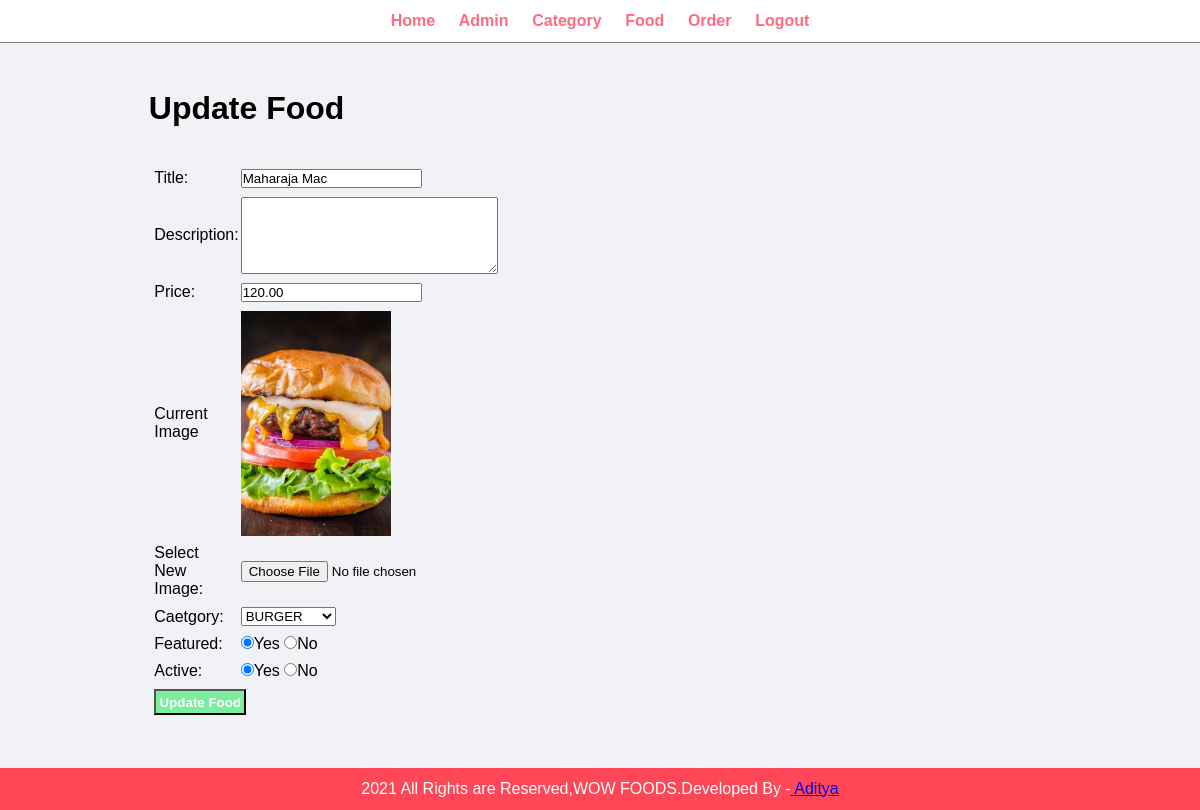
The page /admin/update-food.php?id=41 (signed in) on the database its author committed.
### tables this page shows
CREATE TABLE `tbl_food` (
  `id` int(10) UNSIGNED NOT NULL,
  `title` varchar(150) NOT NULL,
  `description` text NOT NULL,
  `price` decimal(10,2) NOT NULL,
  `image_name` varchar(225) NOT NULL,
  `category_id` int(10) UNSIGNED NOT NULL,
  `featured` varchar(10) NOT NULL,
  `active` varchar(10) NOT NULL
);

CREATE TABLE `tbl_categories` (
  `id` int(10) UNSIGNED NOT NULL,
  `title` varchar(100) NOT NULL,
  `image_name` varchar(255) NOT NULL,
  `featured` varchar(10) NOT NULL,
  `active` varchar(10) NOT NULL
);

### admin/update-food.php (the view, shortened to what this page needs)
<?php
include('partials/menu.php'); ?>
<?php
       if(isset($_GET['id']))
       {
         $id=$_GET['id'];
         $sql2="SELECT * FROM tbl_food WHERE id=$id";
         $res2=mysqli_query($conn, $sql2);
         $row2=mysqli_fetch_assoc($res2);
           $title = $row2['title'];
           $description = $row2['description'];
           $price = $row2['price'];
           $current_image=$row2['image_name'];
           $current_category=$row2['category_id'];
           $featured=$row2['featured'];
           $active=$row2['active'];
       }else{
           header('location:'.SITEURL.'admin/manage-food.php');
       }
   ?>
<div class="main-content">
    <div class="wrapper">
      <h1> Update Food</h1>
      <br><br>
      <form action="" method="POST" enctype="multipart/form-data">
      <table class="tbl-30">
        <tr>
            <td> Title: </td>
            <td>
              <input type="text" name="title" value="<?php echo $title ;?>">
            </td>
        </tr>
         <tr>
            <td> Description: </td>
            <td>
              <textarea name="description" cols="30" rows="5" ><?php echo $description; ?></textarea>
            </td>
         </tr>
         <tr>
              <td> Price: </td>
              <td>
                 <input type="number" name="price" value="<?php echo $price; ?>">
             </td>
          </tr>
         <tr>
         <td>Current Image </td>
         <td><?php
            if($current_image == "")
            {
                echo "<div class='error'>Image Not Added.</div>";
            }else{
                ?>
                <img src="<?php echo SITEURL ;?>images/food/<?php echo $current_image; ?>" width="150px">
                <?php
            }
         ?>
        </td>
      </tr>
      <tr>
          <td>Select New Image: </td>
          <td>
              <input type="file" name="image">
          </td>
      </tr>
       <tr>
         <td>Caetgory:</td>
          <td>
            <select  name="category" >
                <?php
                   $sql= "SELECT * FROM tbl_categories WHERE active='Yes'";
                   $res=mysqli_query($conn,$sql);
                   $count= mysqli_num_rows($res);
                   if($count>0)
                   {
                       while($row = mysqli_fetch_assoc($res)){
                           $category_title = $row['title'];
                           $category_id=$row['id'];
                          ?>
                           <option <?php if($current_category==$category_id){echo "selected";} ?> value="<?php echo $category_id;?>"><?php echo $category_title;?></option>
                          <?php
                       }
                   }else{
                       echo "<option value='0'>Food Not Avaliable.</option>";
                   }
                ?>
        </select>
        </td>
        </tr>
        <tr>
           <td>Featured:</td>
           <td>
               <input <?php if($featured=="Yes"){echo "checked";} ?> type="radio" name="featured" value="Yes">Yes
               <input <?php if($featured=="No"){echo "checked";} ?> type="radio" name="featured" value="No">No
           </td>
       </tr>
       <tr>
           <td>Active:</td>
           <td>
               <input <?php if($active=="Yes"){echo "checked";} ?> type="radio" name="active" value="Yes">Yes
               <input <?php if($active=="No"){echo "checked";} ?> type="radio" name="active" value="No">No
           </td>
       </tr>
        <tr>
              <td colspan="2">
                  <input type="submit" name="submit" value="Update Food" class="btn-secondary">
              </td>
        </tr>
      </table>
      </form>
    </div>
</div>
<?php include('partials/footer.php');?>

### css/admin.css (style rules this page uses)
* { margin: 0; padding: 0; font-family: Arial, Helvetica, sans-serif; }
.wrapper { padding: 1%; width: 80%; margin: 0 auto; }
.tbl-30 { width: 30%; }
table tr td { padding: 1%; }
.btn-secondary { background-color: #7bed9f; padding : 1%; color: white; text-decoration:none; font-weight: bold; }
.main-content { background-color: #f1f2f6; padding: 3%; }

### rows shown on the page
tbl_food: title "Maharaja Mac", price "120.00", image_name (picture), category "BURGER", featured "☑", active "☑"
